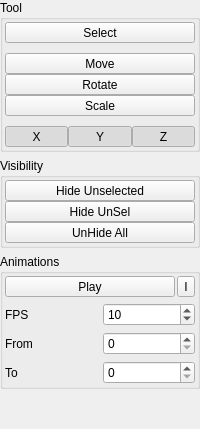
            <widget class="QWidget" name="tab">
             <attribute name="title">
              <string>V</string>
             </attribute>
             <layout class="QVBoxLayout" name="verticalLayout_6">
              <property name="leftMargin">
               <number>0</number>
              </property>
              <property name="topMargin">
               <number>0</number>
              </property>
              <property name="rightMargin">
               <number>0</number>
              </property>
              <property name="bottomMargin">
               <number>0</number>
              </property>
              <item>
               <widget class="QGroupBox" name="groupBox">
                <property name="title">
                 <string>Tool</string>
                </property>
                <layout class="QVBoxLayout" name="verticalLayout_3">
                 <property name="spacing">
                  <number>0</number>
                 </property>
                 <property name="leftMargin">
                  <number>2</number>
                 </property>
                 <property name="topMargin">
                  <number>2</number>
                 </property>
                 <property name="rightMargin">
                  <number>2</number>
                 </property>
                 <property name="bottomMargin">
                  <number>2</number>
                 </property>
                 <item>
                  <widget class="QToolButton" name="toolButton_7">
                   <property name="sizePolicy">
                    <sizepolicy hsizetype="Preferred" vsizetype="Fixed">
                     <horstretch>0</horstretch>
                     <verstretch>0</verstretch>
                    </sizepolicy>
                   </property>
                   <property name="text">
                    <string>Select</string>
                   </property>
                   <property name="checkable">
                    <bool>true</bool>
                   </property>
                   <property name="checked">
                    <bool>false</bool>
                   </property>
                  </widget>
                 </item>
                 <item>
                  <spacer name="verticalSpacer">
                   <property name="orientation">
                    <enum>Qt::Vertical</enum>
                   </property>
                   <property name="sizeHint" stdset="0">
                    <size>
                     <width>0</width>
                     <height>10</height>
                    </size>
                   </property>
                  </spacer>
                 </item>
                 <item>
                  <widget class="QToolButton" name="toolButton_8">
                   <property name="sizePolicy">
                    <sizepolicy hsizetype="Preferred" vsizetype="Fixed">
                     <horstretch>0</horstretch>
                     <verstretch>0</verstretch>
                    </sizepolicy>
                   </property>
                   <property name="text">
                    <string>Move</string>
                   </property>
                   <property name="checkable">
                    <bool>true</bool>
                   </property>
                  </widget>
                 </item>
                 <item>
                  <widget class="QToolButton" name="toolButton_9">
                   <property name="sizePolicy">
                    <sizepolicy hsizetype="Preferred" vsizetype="Fixed">
                     <horstretch>0</horstretch>
                     <verstretch>0</verstretch>
                    </sizepolicy>
                   </property>
                   <property name="text">
                    <string>Rotate</string>
                   </property>
                   <property name="checkable">
                    <bool>true</bool>
                   </property>
                  </widget>
                 </item>
                 <item>
                  <widget class="QToolButton" name="toolButton_10">
                   <property name="sizePolicy">
                    <sizepolicy hsizetype="Preferred" vsizetype="Fixed">
                     <horstretch>0</horstretch>
                     <verstretch>0</verstretch>
                    </sizepolicy>
                   </property>
                   <property name="text">
                    <string>Scale</string>
                   </property>
                   <property name="checkable">
                    <bool>true</bool>
                   </property>
                  </widget>
                 </item>
                 <item>
                  <spacer name="verticalSpacer_2">
                   <property name="orientation">
                    <enum>Qt::Vertical</enum>
                   </property>
                   <property name="sizeHint" stdset="0">
                    <size>
                     <width>0</width>
                     <height>10</height>
                    </size>
                   </property>
                  </spacer>
                 </item>
                 <item>
                  <widget class="QWidget" name="widget_7" native="true">
                   <layout class="QHBoxLayout" name="horizontalLayout_6">
                    <property name="spacing">
                     <number>0</number>
                    </property>
                    <property name="leftMargin">
                     <number>0</number>
                    </property>
                    <property name="topMargin">
                     <number>0</number>
                    </property>
                    <property name="rightMargin">
                     <number>0</number>
                    </property>
                    <property name="bottomMargin">
                     <number>0</number>
                    </property>
                    <item>
                     <widget class="QToolButton" name="toolButton">
                      <property name="sizePolicy">
                       <sizepolicy hsizetype="Expanding" vsizetype="Fixed">
                        <horstretch>0</horstretch>
                        <verstretch>0</verstretch>
                       </sizepolicy>
                      </property>
                      <property name="text">
                       <string>X</string>
                      </property>
                      <property name="checkable">
                       <bool>true</bool>
                      </property>
                      <property name="checked">
                       <bool>true</bool>
                      </property>
                      <property name="popupMode">
                       <enum>QToolButton::DelayedPopup</enum>
                      </property>
                      <property name="toolButtonStyle">
                       <enum>Qt::ToolButtonFollowStyle</enum>
                      </property>
                      <property name="arrowType">
                       <enum>Qt::NoArrow</enum>
                      </property>
                     </widget>
                    </item>
                    <item>
                     <widget class="QToolButton" name="toolButton_2">
                      <property name="sizePolicy">
                       <sizepolicy hsizetype="Expanding" vsizetype="Fixed">
                        <horstretch>0</horstretch>
                        <verstretch>0</verstretch>
                       </sizepolicy>
                      </property>
                      <property name="text">
                       <string>Y</string>
                      </property>
                      <property name="checkable">
                       <bool>true</bool>
                      </property>
                      <property name="checked">
                       <bool>true</bool>
                      </property>
                      <property name="popupMode">
                       <enum>QToolButton::DelayedPopup</enum>
                      </property>
                      <property name="toolButtonStyle">
                       <enum>Qt::ToolButtonFollowStyle</enum>
                      </property>
                      <property name="arrowType">
                       <enum>Qt::NoArrow</enum>
                      </property>
                     </widget>
                    </item>
                    <item>
                     <widget class="QToolButton" name="toolButton_3">
                      <property name="sizePolicy">
                       <sizepolicy hsizetype="Expanding" vsizetype="Fixed">
                        <horstretch>0</horstretch>
                        <verstretch>0</verstretch>
                       </sizepolicy>
                      </property>
                      <property name="text">
                       <string>Z</string>
                      </property>
                      <property name="checkable">
                       <bool>true</bool>
                      </property>
                      <property name="checked">
                       <bool>true</bool>
                      </property>
                      <property name="popupMode">
                       <enum>QToolButton::DelayedPopup</enum>
                      </property>
                      <property name="toolButtonStyle">
                       <enum>Qt::ToolButtonFollowStyle</enum>
                      </property>
                      <property name="arrowType">
                       <enum>Qt::NoArrow</enum>
                      </property>
                     </widget>
                    </item>
                   </layout>
                  </widget>
                 </item>
                </layout>
               </widget>
              </item>
              <item>
               <widget class="QGroupBox" name="groupBox_2">
                <property name="title">
                 <string>Visibility</string>
                </property>
                <layout class="QVBoxLayout" name="verticalLayout_4">
                 <property name="spacing">
                  <number>0</number>
                 </property>
                 <property name="leftMargin">
                  <number>2</number>
                 </property>
                 <property name="topMargin">
                  <number>2</number>
                 </property>
                 <property name="rightMargin">
                  <number>2</number>
                 </property>
                 <property name="bottomMargin">
                  <number>2</number>
                 </property>
                 <item>
                  <widget class="QToolButton" name="toolButton_11">
                   <property name="sizePolicy">
                    <sizepolicy hsizetype="Preferred" vsizetype="Fixed">
                     <horstretch>0</horstretch>
                     <verstretch>0</verstretch>
                    </sizepolicy>
                   </property>
                   <property name="text">
                    <string>Hide Unselected</string>
                   </property>
                  </widget>
                 </item>
                 <item>
                  <widget class="QToolButton" name="toolButton_12">
                   <property name="sizePolicy">
                    <sizepolicy hsizetype="Preferred" vsizetype="Fixed">
                     <horstretch>0</horstretch>
                     <verstretch>0</verstretch>
                    </sizepolicy>
                   </property>
                   <property name="text">
                    <string>Hide UnSel</string>
                   </property>
                  </widget>
                 </item>
                 <item>
                  <widget class="QToolButton" name="toolButton_13">
                   <property name="sizePolicy">
                    <sizepolicy hsizetype="Preferred" vsizetype="Fixed">
                     <horstretch>0</horstretch>
                     <verstretch>0</verstretch>
                    </sizepolicy>
                   </property>
                   <property name="text">
                    <string>UnHide All</string>
                   </property>
                  </widget>
                 </item>
                </layout>
               </widget>
              </item>
              <item>
               <widget class="QGroupBox" name="groupBox_3">
                <property name="title">
                 <string>Animations</string>
                </property>
                <layout class="QVBoxLayout" name="verticalLayout_5">
                 <property name="leftMargin">
                  <number>2</number>
                 </property>
                 <property name="topMargin">
                  <number>2</number>
                 </property>
                 <property name="rightMargin">
                  <number>2</number>
                 </property>
                 <property name="bottomMargin">
                  <number>2</number>
                 </property>
                 <item>
                  <widget class="QWidget" name="widget_8" native="true">
                   <layout class="QHBoxLayout" name="horizontalLayout_7">
                    <property name="spacing">
                     <number>2</number>
                    </property>
                    <property name="leftMargin">
                     <number>0</number>
                    </property>
                    <property name="topMargin">
                     <number>0</number>
                    </property>
                    <property name="rightMargin">
                     <number>0</number>
                    </property>
                    <property name="bottomMargin">
                     <number>0</number>
                    </property>
                    <item>
                     <widget class="QToolButton" name="toolButton_14">
                      <property name="sizePolicy">
                       <sizepolicy hsizetype="Preferred" vsizetype="Fixed">
                        <horstretch>0</horstretch>
                        <verstretch>0</verstretch>
                       </sizepolicy>
                      </property>
                      <property name="text">
                       <string>Play</string>
                      </property>
                      <property name="checkable">
                       <bool>true</bool>
                      </property>
                     </widget>
                    </item>
                    <item>
                     <widget class="QToolButton" name="toolButton_15">
                      <property name="text">
                       <string>I</string>
                      </property>
                      <property name="checkable">
                       <bool>true</bool>
                      </property>
                     </widget>
                    </item>
                   </layout>
                  </widget>
                 </item>
                 <item>
                  <widget class="QWidget" name="widget_10" native="true">
                   <layout class="QGridLayout" name="gridLayout">
                    <property name="leftMargin">
                     <number>0</number>
                    </property>
                    <property name="topMargin">
                     <number>0</number>
                    </property>
                    <property name="rightMargin">
                     <number>0</number>
                    </property>
                    <property name="bottomMargin">
                     <number>0</number>
                    </property>
                    <item row="0" column="0">
                     <widget class="QLabel" name="label_2">
                      <property name="text">
                       <string>FPS</string>
                      </property>
                     </widget>
                    </item>
                    <item row="0" column="1">
                     <widget class="QSpinBox" name="spinBox">
                      <property name="minimum">
                       <number>1</number>
                      </property>
                      <property name="maximum">
                       <number>1000</number>
                      </property>
                      <property name="value">
                       <number>10</number>
                      </property>
                     </widget>
                    </item>
                    <item row="1" column="0">
                     <widget class="QLabel" name="label_3">
                      <property name="text">
                       <string>From</string>
                      </property>
                     </widget>
                    </item>
                    <item row="1" column="1">
                     <widget class="QSpinBox" name="spinBox_2">
                      <property name="maximum">
                       <number>1000</number>
                      </property>
                      <property name="value">
                       <number>0</number>
                      </property>
                     </widget>
                    </item>
                    <item row="2" column="0">
                     <widget class="QLabel" name="label_4">
                      <property name="text">
                       <string>To</string>
                      </property>
                     </widget>
                    </item>
                    <item row="2" column="1">
                     <widget class="QSpinBox" name="spinBox_3">
                      <property name="maximum">
                       <number>1000</number>
                      </property>
                      <property name="value">
                       <number>0</number>
                      </property>
                     </widget>
                    </item>
                   </layout>
                  </widget>
                 </item>
                </layout>
               </widget>
              </item>
              <item>
               <spacer name="verticalSpacer_6">
                <property name="orientation">
                 <enum>Qt::Vertical</enum>
                </property>
                <property name="sizeHint" stdset="0">
                 <size>
                  <width>20</width>
                  <height>40</height>
                 </size>
                </property>
               </spacer>
              </item>
             </layout>
            </widget>
